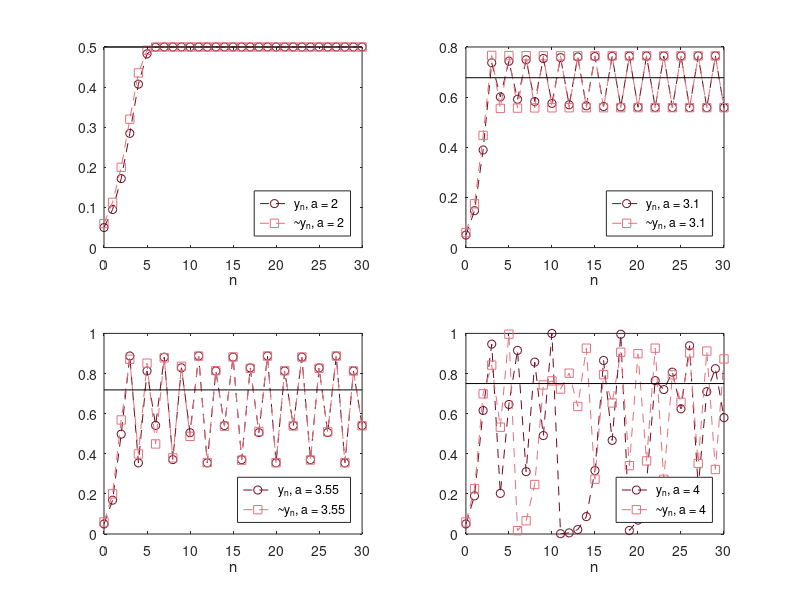

Reproduce this figure in MATLAB.
% Fig. 1.24: Sensitivity to the initial value (book, Section 1.3, Eq. 1.28)
% y_{n+1} = a y_n (1 - y_n) with y_0 = 0.05 and ~y_0 = 0.06 for a = 2, 3.1, 3.55, 4
% (c) 2026 Philipp Kügler · Program for the book "Dynamical Systems in the Life Sciences" · MIT License (see LICENSE)
N = 30;
n = 0:N;
as = [2 3.1 3.55 4];
for p = 1:4
    a = as(p);
    y = zeros(1, N + 1); yt = zeros(1, N + 1);
    y(1) = 0.05; yt(1) = 0.06;
    for k = 1:N
        y(k + 1) = a * y(k) * (1 - y(k));
        yt(k + 1) = a * yt(k) * (1 - yt(k));
    end
    subplot(2, 2, p);
    plot(n, y, '--o', 'Color', [0.43 0.04 0.12]); hold on
    plot(n, yt, '--s', 'Color', [0.89 0.44 0.49]);
    plot([0 N], [1 - 1/a, 1 - 1/a], 'k-'); hold off
    xlabel('n'); legend(sprintf('y_n, a = %g', a), sprintf('~y_n, a = %g', a), 'Location', 'southeast');
    fprintf('a = %g:  |y_30 - ~y_30| = %.4f\n', a, abs(y(N + 1) - yt(N + 1)));
end
